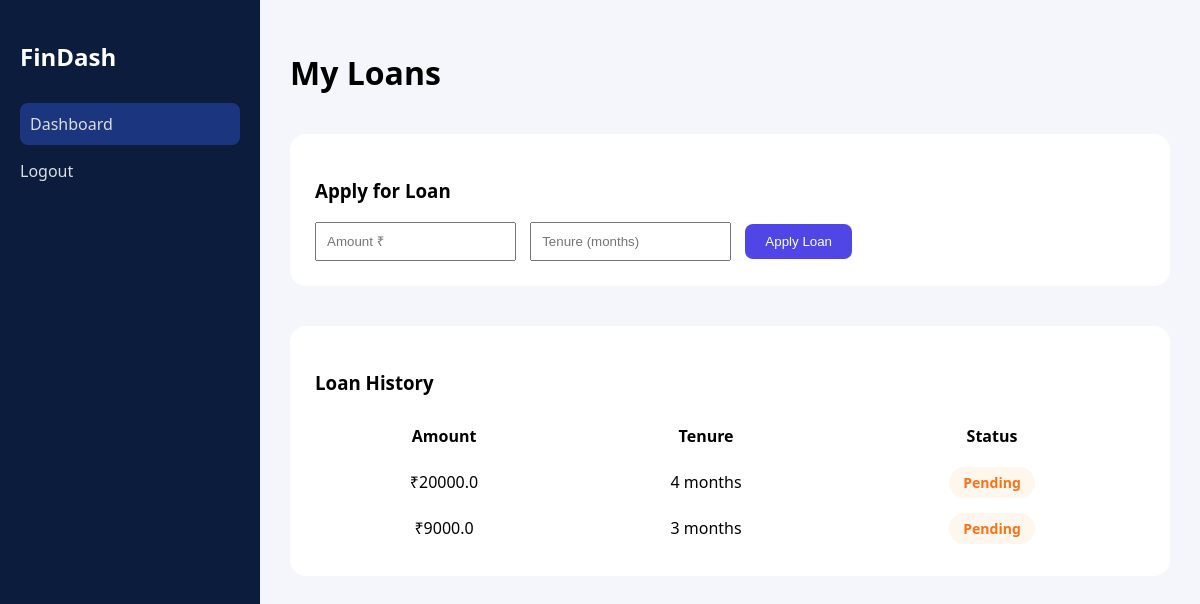
/user/ (signed in), run on an earlier commit of the app's database.
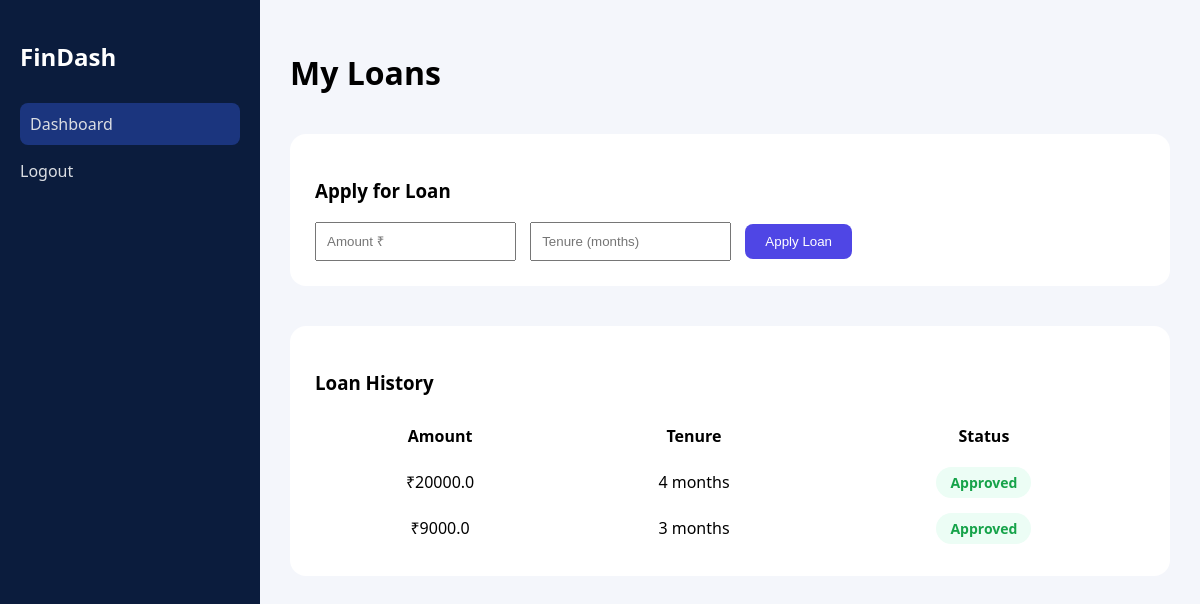
And on a later commit of the database.
### models/loan.py (models this page shows)
class Loan(db.Model):
    id = db.Column(db.Integer, primary_key=True)
    user_id = db.Column(db.Integer, nullable=False)
    borrower = db.Column(db.String(100))
    amount = db.Column(db.Float)
    tenure = db.Column(db.Integer)
    status = db.Column(db.String(20), default="Pending")
    created_at = db.Column(db.DateTime, default=datetime.utcnow)

### routes/user.py (the view)
@user_bp.route("/")
@login_required
def dashboard():
    loans = Loan.query.filter_by(user_id=current_user.id).all()
    return render_template("user/dashboard.html", loans=loans)

### models/user.py (called while the page is built)
@login_manager.user_loader
def load_user(user_id):
    return User.query.get(int(user_id))

### templates/user/dashboard.html (shortened to what this page needs)
<!DOCTYPE html>
<html>
<head>
    <link rel="stylesheet" href="/static/css/base.css">
    <link rel="stylesheet" href="/static/css/animations.css">
</head>
<body>
<div class="layout">
    <aside class="sidebar">
        <h2>FinDash</h2>
        <a class="active">Dashboard</a>
        <a href="/auth/logout">Logout</a>
    </aside>
    <main class="content">
        <h1>My Loans</h1>
        <div class="panel">
            <h3>Apply for Loan</h3>
            <form method="post" action="/user/apply" class="loan-form">
                <input type="number" name="amount" placeholder="Amount ₹" required>
                <input type="number" name="tenure" placeholder="Tenure (months)" required>
                <button>Apply Loan</button>
            </form>
        </div>
        <div class="panel">
            <h3>Loan History</h3>
            <table>
                <tr>
                    <th>Amount</th>
                    <th>Tenure</th>
                    <th>Status</th>
                </tr>
                {% for loan in loans %}
                <tr id="loan-{{ loan.id }}">
                    <td>₹{{ loan.amount }}</td>
                    <td>{{ loan.tenure }} months</td>
                    <td>
                        <span class="status-badge {{ loan.status }}">
                            {{ loan.status }}
                        </span>
                    </td>
                </tr>
                {% endfor %}
            </table>
        </div>
    </main>
</div>
</body>
</html>

### static/css/base.css (style rules this page uses)
body { margin: 0; font-family: "Segoe UI", sans-serif; background: #f4f6fb; }
.layout { display: flex; min-height: 100vh; }
.sidebar { width: 220px; background: #0b1c3d; color: white; padding: 20px; }
.sidebar h2 { margin-bottom: 30px; }
.sidebar a { display: block; margin: 15px 0; color: white; text-decoration: none; opacity: 0.85; }
.sidebar a.active, .sidebar a:hover { background: #1e3a8a; padding: 10px; border-radius: 8px; }
.content { flex: 1; padding: 30px; }
.panel { margin-top: 40px; background: white; padding: 25px; border-radius: 16px; }

### static/css/animations.css (style rules this page uses)
.loan-form input { padding: 10px; margin-right: 10px; }
.loan-form button { padding: 10px 20px; background: #4f46e5; color: white; border: none; border-radius: 8px; cursor: pointer; transition: transform .3s; }
table { width: 100%; border-collapse: collapse; }
th, td { padding: 12px; text-align: center; }
tr { transition: background .3s; }
.status-badge { padding: 6px 14px; border-radius: 20px; font-weight: 600; font-size: 14px; transition: all .3s ease; }
.status-badge.Approved { background: #ecfdf5; color: #16a34a; }

What changed in the data, as far as the page shows it:
changed Loan (number 1 of 2 on the later page): status "Pending" → "Approved"
changed Loan (number 2 of 2 on the later page): status "Pending" → "Approved"
